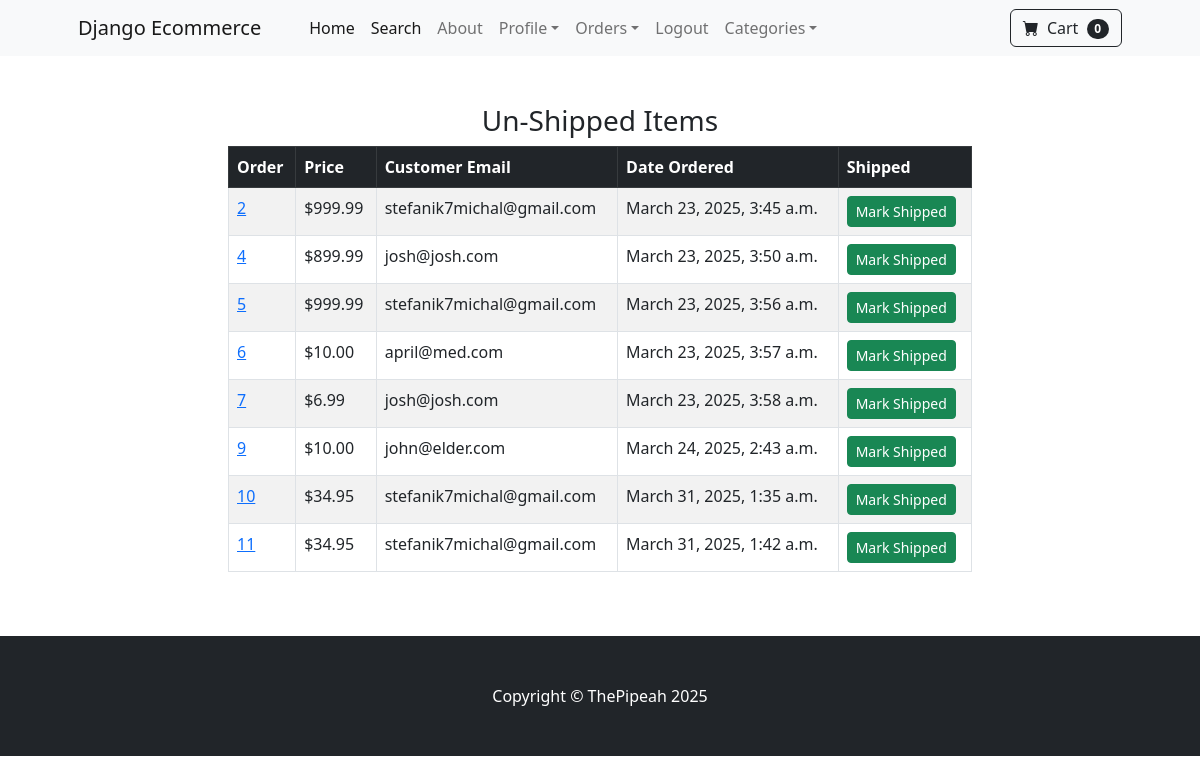
Page /payment/not_shipped_dash (signed in) on the committed database.
### payment/models.py (models this page shows, shortened)
class Order(models.Model):
    user = models.ForeignKey(User, on_delete=models.CASCADE, null=True, blank=True)
    full_name = models.CharField(max_length=250)
    email = models.EmailField(max_length=250)
    shipping_address = models.TextField(max_length=15000)
    amount_paid = models.DecimalField(max_digits=10, decimal_places=2)
    date_ordered= models.DateTimeField(auto_now_add=True)
    shipped = models.BooleanField(default=False)
    date_shipped = models.DateTimeField(blank=True, null=True)

### payment/views.py (the view, shortened to what this page needs)
# urls.py: path("not_shipped_dash", views.not_shipped_dash, name="not_shipped_dash"),
def not_shipped_dash(request):
    if request.user.is_authenticated and request.user.is_superuser:
        orders = Order.objects.filter(shipped=False)
        return render(request, "payment/not_shipped_dash.html", {"orders":orders})
    else:
        messages.success(request, "Access Denied")
        return redirect("home")

### cart/cart.py (called while the page is built)
    def __len__(self):
        return len(self.cart)

### cart/context_processors.py (called while the page is built)
def cart(request):
    return{'cart': Cart(request)}

### payment/templates/payment/not_shipped_dash.html (shortened to what this page needs)
{% extends "base.html" %}
{% block content %}
        <div class="container">
            <div class="row">
                <center>
                    <div class="col-8">
                        <br/><br/>
                        <h3>Un-Shipped Items</h3>
                        <table class="table table-striped table-hover table-bordered">
                            <thead class="table-dark">
                                <tr>
                                    <th scope="col">Order</th>
                                    <th scope="col">Price</th>
                                    <th scope="col">Customer Email</th>
                                    <th scope="col">Date Ordered</th>
                                    <th scope="col">Shipped</th>
                                </tr>
                            </thead>
                            <tbody>
                                {% for item in orders %}
                                    <tr>
                                        <td><a href="{% url "orders" item.id %}">{{ item.id }}</a></td>
                                        <td>${{ item.amount_paid }}</td>
                                        <td>{{ item.email }}</td>
                                        <td>{{ item.date_ordered }}</td>
                                        <td>
                                            <form method="POST">
                                                <button type="Submit" class="btn btn-success btn-sm">Mark Shipped</button>
                                            </form>
                                        </td>
                                    </tr>
                                {% endfor %}
                            </tbody>
                        </table>
                        <br/><br/>
                    </div>
                </center>
            </div>
        </div>
{% endblock content %}

### store/templates/base.html (shortened to what this page needs)
{% load static %}
<!DOCTYPE html>
<html lang="en">
    <head>
        <link href="https://cdn.jsdelivr.net/npm/bootstrap-icons@1.5.0/font/bootstrap-icons.css" rel="stylesheet" />
        <link href="{% static "css/styles.css" %}" rel="stylesheet" />
    </head>
    <body>
        {% include "navbar.html" %}
        {% block content %}
        {% endblock content %}
        <footer class="py-5 bg-dark">
            <div class="container"><p class="m-0 text-center text-white">Copyright &copy; ThePipeah 2025</p></div>
        </footer>
    </body>
</html>

### store/templates/navbar.html (shortened to what this page needs)
        <nav class="navbar navbar-expand-lg navbar-light bg-light">
            <div class="container px-4 px-lg-5">
                <a class="navbar-brand" href="{% url "home" %}">Django Ecommerce</a>
                <div class="collapse navbar-collapse" id="navbarSupportedContent">
                    <ul class="navbar-nav me-auto mb-2 mb-lg-0 ms-lg-4">
                        <li class="nav-item"><a class="nav-link active" aria-current="page" href="{% url "home" %}">Home</a></li>
                        <li class="nav-item"><a class="nav-link active" aria-current="page" href="{% url "search" %}">Search</a></li>
                        <li class="nav-item"><a class="nav-link" href="{% url "about" %}">About</a></li>
                        {% if user.is_authenticated %}
                            <li class="nav-item dropdown">
                                <a class="nav-link dropdown-toggle" id="navbarDropdown" href="#" role="button" data-bs-toggle="dropdown" aria-expanded="false">Profile</a>
                            </li>
                            {% if user.is_superuser %}
                                <li class="nav-item dropdown">
                                    <a class="nav-link dropdown-toggle" id="navbarDropdown" href="#" role="button" data-bs-toggle="dropdown" aria-expanded="false">Orders</a>
                                </li>
                            {% endif %}
                            <li class="nav-item"><a class="nav-link" href="{% url "logout" %}">Logout</a></li>
                        {% else %}
                            <li class="nav-item"><a class="nav-link" href="{% url "login" %}">Login</a></li>
                            <li class="nav-item"><a class="nav-link" href="{% url "register" %}">Register</a></li>
                        {% endif %}
                        <li class="nav-item dropdown">
                            <a class="nav-link dropdown-toggle" id="navbarDropdown" href="#" role="button" data-bs-toggle="dropdown" aria-expanded="false">Categories</a>
                        </li>
                    </ul>
                    <form class="d-flex">
                        <a href="{% url "cart_summary" %}" class="btn btn-outline-dark">
                            <i class="bi-cart-fill me-1"></i>
                            Cart
                            <span class="badge bg-dark text-white ms-1 rounded-pill" id="cart_quantity">{{ cart|length }}</span>
                        </a>
                    </form>
                </div>
            </div>
        </nav>

### rows in the picture
Order: id "2", amount_paid "999.99", email "stefanik7michal@gmail.com", date_ordered "March 23, 2025, 3:45 a.m."
Order: id "4", amount_paid "899.99", email "josh@josh.com", date_ordered "March 23, 2025, 3:50 a.m."
Order: id "5", amount_paid "999.99", email "stefanik7michal@gmail.com", date_ordered "March 23, 2025, 3:56 a.m."
Order: id "6", amount_paid "10.00", email "april@med.com", date_ordered "March 23, 2025, 3:57 a.m."
Order: id "7", amount_paid "6.99", email "josh@josh.com", date_ordered "March 23, 2025, 3:58 a.m."
Order: id "9", amount_paid "10.00", email "john@elder.com", date_ordered "March 24, 2025, 2:43 a.m."
Order: id "10", amount_paid "34.95", email "stefanik7michal@gmail.com", date_ordered "March 31, 2025, 1:35 a.m."
Order: id "11", amount_paid "34.95", email "stefanik7michal@gmail.com", date_ordered "March 31, 2025, 1:42 a.m."

### other values in the picture
{{ cart|length }} "0"
